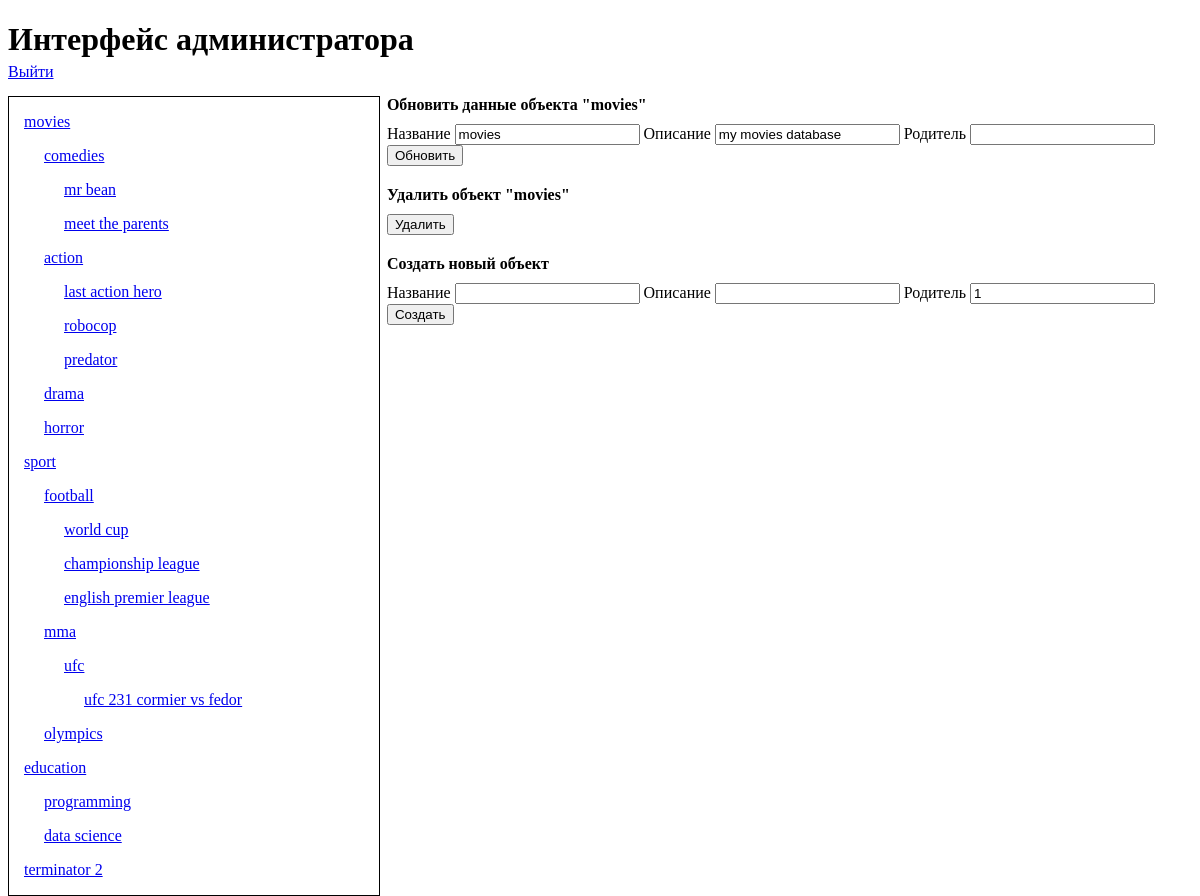
The page /admin.php?id=1 (signed in) on the database its author committed.
### tables this page shows
CREATE TABLE `objects` (
  `id` int(11) NOT NULL,
  `parent_id` int(11) DEFAULT NULL,
  `name` varchar(255) NOT NULL,
  `description` varchar(255) NOT NULL
);

### helpers/functions.php (the view, shortened to what this page needs)
<?php
function getDescendants($row, $pdo) {
	$output = "<div><p><a href='admin.php?id={$row['id']}'>{$row['name']}</a></p>";
	if ($pdo->query("SELECT count(id) FROM objects WHERE parent_id = {$row['id']}")->fetchColumn() != 0) {
		$stmt = $pdo->query("SELECT * FROM objects WHERE parent_id = {$row['id']}");
		$output .= "<div class='descendants' >";
		while ($r = $stmt->fetch()) {
			$output .= getDescendants($r, $pdo);
		}
		$output .= "</div>";
	}
	$output .= '</div>';
	return $output;
}

### admin.php (shortened to what this page needs)
<!DOCTYPE html>
<html>
<head>
	<link rel="stylesheet" type="text/css" href="style/style.css">
</head>
<body>
<h1>Интерфейс администратора </h1>
<div class="logout">
	<a href="actions/logout.php">Выйти</a>
</div>
<?php
require('helpers/db.php');
require('helpers/functions.php');
$output = '<div class="tree">';
$stmt = $pdo->query('SELECT id, name FROM objects WHERE parent_id IS NULL');
while ($row = $stmt->fetch())
{
    $output .= getDescendants($row, $pdo);
}
echo $output."</div>";
?>
<div class="content">
<?php
if(isset($_GET['id'])) {
	$id = $_GET['id'];
	$stmt = $pdo->prepare('SELECT * FROM objects WHERE id = ?');
	$stmt->execute(array($id));
	$object = $stmt->fetch();
	require ('forms/update.form.php');
	require ('forms/delete.form.php');
}
else {
	$id = '';
}
require ('forms/create.form.php');
?>
</div>
</body>
</html>

### forms/update.form.php (shortened to what this page needs)
<div class="update-form">
	<div>Обновить данные объекта "<?=$object['name']?>"</div>
	<form action="/actions/update.php" method="post">
		<label>Название</label>
		<input type="text" name="name" value="<?=$object['name']?>">
		<label>Описание</label>
		<input type="text" name="description" value="<?=$object['description']?>">
		<label>Родитель</label>
		<input type="text" name="parent_id" value="<?=$object['parent_id']?>">
		<input type="submit" name="submit" value="Обновить">
	</form>
</div>

### forms/delete.form.php (shortened to what this page needs)
<div class="delete-form">
	<div>Удалить объект "<?=$object['name']?>"</div>
	<form action="/actions/delete.php" method="get">
		<button onclick="return confirm('Вы уверены, что хотите удалить объект?')">Удалить</button>
	</form>
</div>

### style/style.css (style rules this page uses)
.descendants { margin-left:20px; }
.tree { width: 30%; border: 1px solid black; float: left; max-height: 1000px; overflow-y: scroll; padding-left: 15px; }
.content { float:right; width: 68%; }
.update-form, .delete-form, .create-form { margin-bottom: 20px; }
.update-form div:first-child, .delete-form div:first-child, .create-form div:first-child { font-weight:bold; margin-bottom:10px; }
.logout { margin-bottom: 15px; }
h1 { margin-bottom: 5px; }

### rows shown on the page
objects: name "movies", description "my movies database"
objects: name "comedies"
objects: name "mr bean"
objects: name "meet the parents"
objects: name "action"
objects: name "last action hero"
objects: name "robocop"
objects: name "predator"
objects: name "drama"
objects: name "horror"
objects: name "sport"
objects: name "football"
objects: name "world cup"
objects: name "championship league"
objects: name "english premier league"
objects: name "mma"
objects: name "ufc"
objects: name "ufc 231 cormier vs fedor"
objects: name "olympics"
objects: name "education"
objects: name "programming"
objects: name "data science"
objects: name "terminator 2"
